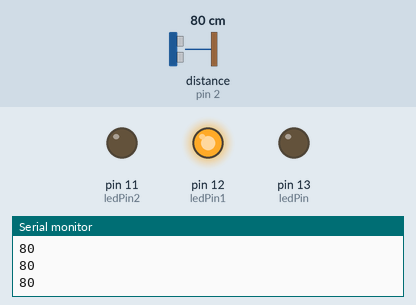
This sketch was run on a simulated Arduino Uno, built with avr-gcc and run on an emulated ATmega328P. Parts: output pins drawn as LEDs (lit = HIGH), the last lines printed to the serial monitor. Wiring (inferred from the names in the program): ultrasonic range finder: trigger pin 3; echo pin 2. The inputs (shaded band) are chosen by the test bench; at power-on: distance to the obstacle (sensor on pin 2) 80 cm. The echo pulse lasts 58.3 µs per cm; pins used as bus, display or sensor lines are not drawn.

Above: at 1.2 s.
1.3 s: distance to the obstacle (sensor on pin 2) set to 21 cm
2.8 s: distance to the obstacle (sensor on pin 2) set to 17 cm
At 3.7 s:
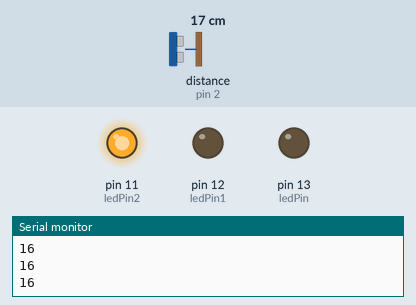
4.3 s: distance to the obstacle (sensor on pin 2) set to 35 cm
At 5.5 s:
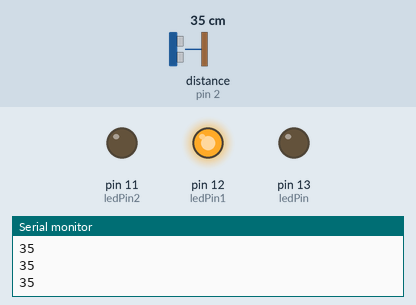
5.8 s: distance to the obstacle (sensor on pin 2) set to 2 cm
At 6.9 s:
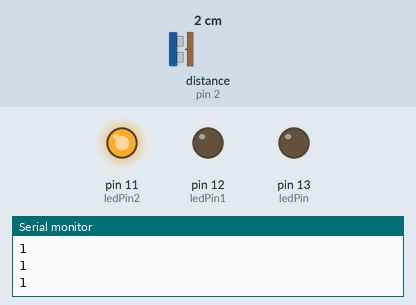
Timing chart, 0 to 8.3 s (numbered marks = the images above; inputs shaded):
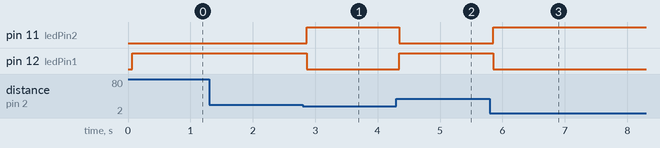

The sketch:

UltraSonicGESTUREcontrol.ino
```cpp
 int potPin = A2;
 // select the input pin for the potentiometer
int ledPin1 = 12;
int ledPin2 = 11;

int ledPin = 13;   // select the pin for the LED
int val1 = 0;       // variable to store the value coming from the sensor
char x;

int echoPin= 2;
int triggerPin= 3;
unsigned long pulsetime = 0;
unsigned distance =0;
unsigned OldDistance =0;


void setup() {

   pinMode (echoPin, INPUT);
  pinMode (triggerPin, OUTPUT);
  pinMode(ledPin, OUTPUT);
  pinMode(ledPin1, OUTPUT);
  pinMode(ledPin2, OUTPUT);
  Serial.begin(9600);
  // declare the ledPin as an OUTPUT
  x = 1;
  val1 = analogRead(potPin);
  if(val1 > 512)
  Serial.println('1');
  else
  Serial.println('0');

delay(50);
x = Serial.read();
 if( x == '0')
    { digitalWrite(ledPin , HIGH);}
}

void loop()
{

  //compute the distance. Thanks for the ready-made code examples !!
  digitalWrite(triggerPin, LOW);
  delayMicroseconds(100);
  digitalWrite(triggerPin, HIGH);
  delayMicroseconds(100);
  digitalWrite(triggerPin, LOW);
  pulsetime = pulseIn(echoPin, HIGH);
  distance = pulsetime / 58;
  delay(10);


 Serial.println(distance);
  if ( distance > 18)
  {
     digitalWrite(ledPin1 , HIGH);
      digitalWrite(ledPin2 , LOW);
    }
    else
    { digitalWrite(ledPin2 , HIGH);
     digitalWrite(ledPin1 , LOW);
    }


  delay(50);


}
```

Measured:
- the behaviour switches between 19 and 18 cm on distance to the obstacle (sensor on pin 2) (found by bisection; images 0 and 1)
- after the input at 2.8 s, pin 11 (ledPin2): LOW → HIGH after 0.06 s; pin 12 (ledPin1): HIGH → LOW after 0.06 s
- after the input at 4.3 s, pin 11 (ledPin2): HIGH → LOW after 0.05 s; pin 12 (ledPin1): LOW → HIGH after 0.05 s
- after the input at 5.8 s, pin 11 (ledPin2): LOW → HIGH after 0.06 s; pin 12 (ledPin1): HIGH → LOW after 0.06 s
